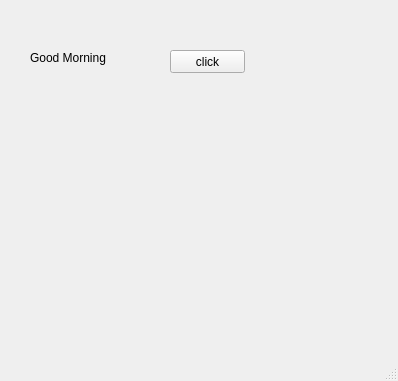
<?xml version="1.0" encoding="UTF-8"?>
<ui version="4.0">
 <class>MainWindow</class>
 <widget class="QMainWindow" name="MainWindow">
  <property name="geometry">
   <rect>
    <x>0</x>
    <y>0</y>
    <width>398</width>
    <height>381</height>
   </rect>
  </property>
  <property name="windowTitle">
   <string>MainWindow</string>
  </property>
  <widget class="QWidget" name="centralwidget">
   <widget class="QLabel" name="lbl">
    <property name="geometry">
     <rect>
      <x>30</x>
      <y>50</y>
      <width>101</width>
      <height>16</height>
     </rect>
    </property>
    <property name="text">
     <string>Good Morning</string>
    </property>
   </widget>
   <widget class="QPushButton" name="pb">
    <property name="geometry">
     <rect>
      <x>170</x>
      <y>50</y>
      <width>75</width>
      <height>23</height>
     </rect>
    </property>
    <property name="text">
     <string>click</string>
    </property>
   </widget>
  </widget>
  <widget class="QMenuBar" name="menubar">
   <property name="geometry">
    <rect>
     <x>0</x>
     <y>0</y>
     <width>398</width>
     <height>21</height>
    </rect>
   </property>
  </widget>
  <widget class="QStatusBar" name="statusbar"/>
 </widget>
 <resources/>
 <connections/>
</ui>
